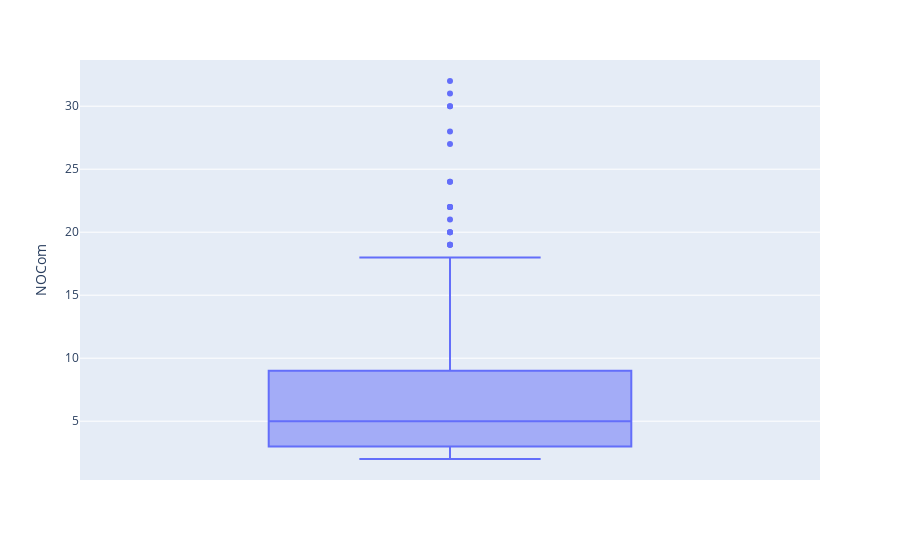

Notebook code for this chart:
### Code cell
fig = px.box(df.reset_index(), y='NOCom', hover_data=['class'])
fig.show()

### Figure 1 — Plotly figure (JSON) as saved in the notebook; plotly's stock layout.template omitted (floating-point values rounded to 4 significant figures; data arrays with more than 128 entries replaced by an {"elided": "..."} marker saying what was removed)
{"data": [{"alignmentgroup": "True", "customdata": {"elided": "632x1 str values"}, "hovertemplate": "NOCom=%{y}<br>class=%{customdata[0]}<extra></extra>", "legendgroup": "", "marker": {"color": "#636efa"}, "name": "", "notched": false, "offsetgroup": "", "orientation": "v", "showlegend": false, "type": "box", "x0": " ", "xaxis": "x", "y": {"elided": "632 int values"}, "y0": " ", "yaxis": "y"}], "layout": {"autosize": true, "boxmode": "group", "legend": {"tracegroupgap": 0}, "margin": {"t": 60}, "xaxis": {"anchor": "y", "autorange": true, "domain": [0, 1], "range": [-0.5, 0.5], "type": "category"}, "yaxis": {"anchor": "x", "autorange": true, "domain": [0, 1], "range": [0.3333, 33.67], "title": {"text": "NOCom"}, "type": "linear"}}}
